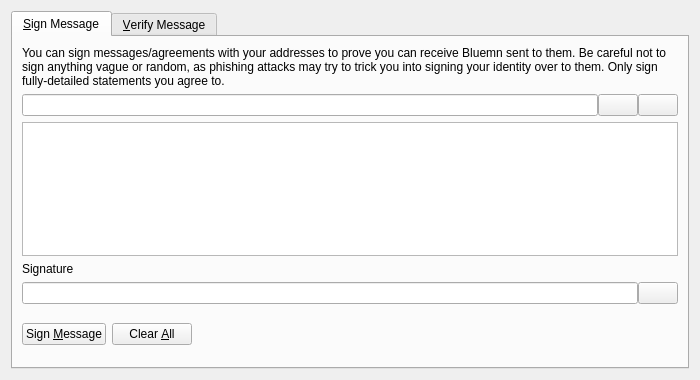
<?xml version="1.0" encoding="UTF-8"?>
<ui version="4.0">
 <class>SignVerifyMessageDialog</class>
 <widget class="QDialog" name="SignVerifyMessageDialog">
  <property name="geometry">
   <rect>
    <x>0</x>
    <y>0</y>
    <width>700</width>
    <height>380</height>
   </rect>
  </property>
  <property name="windowTitle">
   <string>Signatures - Sign / Verify a Message</string>
  </property>
  <property name="modal">
   <bool>true</bool>
  </property>
  <layout class="QVBoxLayout" name="verticalLayout">
   <item>
    <widget class="QTabWidget" name="tabWidget">
     <property name="currentIndex">
      <number>0</number>
     </property>
     <widget class="QWidget" name="tabSignMessage">
      <attribute name="title">
       <string>&amp;Sign Message</string>
      </attribute>
      <layout class="QVBoxLayout" name="verticalLayout_SM">
       <item>
        <widget class="QLabel" name="infoLabel_SM">
         <property name="text">
          <string>You can sign messages/agreements with your addresses to prove you can receive Bluemn sent to them. Be careful not to sign anything vague or random, as phishing attacks may try to trick you into signing your identity over to them. Only sign fully-detailed statements you agree to.</string>
         </property>
         <property name="textFormat">
          <enum>Qt::PlainText</enum>
         </property>
         <property name="wordWrap">
          <bool>true</bool>
         </property>
        </widget>
       </item>
       <item>
        <layout class="QHBoxLayout" name="horizontalLayout_1_SM">
         <property name="spacing">
          <number>0</number>
         </property>
         <item>
          <widget class="QValidatedLineEdit" name="addressIn_SM">
           <property name="toolTip">
            <string>The Bluemn address to sign the message with</string>
           </property>
          </widget>
         </item>
         <item>
          <widget class="QPushButton" name="addressBookButton_SM">
           <property name="toolTip">
            <string>Choose previously used address</string>
           </property>
           <property name="text">
            <string/>
           </property>
           <property name="shortcut">
            <string>Alt+A</string>
           </property>
           <property name="autoDefault">
            <bool>false</bool>
           </property>
          </widget>
         </item>
         <item>
          <widget class="QPushButton" name="pasteButton_SM">
           <property name="toolTip">
            <string>Paste address from clipboard</string>
           </property>
           <property name="text">
            <string/>
           </property>
           <property name="shortcut">
            <string>Alt+P</string>
           </property>
           <property name="autoDefault">
            <bool>false</bool>
           </property>
          </widget>
         </item>
        </layout>
       </item>
       <item>
        <widget class="QPlainTextEdit" name="messageIn_SM">
         <property name="toolTip">
          <string>Enter the message you want to sign here</string>
         </property>
        </widget>
       </item>
       <item>
        <widget class="QLabel" name="signatureLabel_SM">
         <property name="text">
          <string>Signature</string>
         </property>
         <property name="textFormat">
          <enum>Qt::PlainText</enum>
         </property>
        </widget>
       </item>
       <item>
        <layout class="QHBoxLayout" name="horizontalLayout_2_SM">
         <property name="spacing">
          <number>0</number>
         </property>
         <item>
          <widget class="QLineEdit" name="signatureOut_SM">
           <property name="font">
            <font>
             <italic>true</italic>
            </font>
           </property>
           <property name="readOnly">
            <bool>true</bool>
           </property>
          </widget>
         </item>
         <item>
          <widget class="QPushButton" name="copySignatureButton_SM">
           <property name="toolTip">
            <string>Copy the current signature to the system clipboard</string>
           </property>
           <property name="text">
            <string/>
           </property>
           <property name="autoDefault">
            <bool>false</bool>
           </property>
          </widget>
         </item>
        </layout>
       </item>
       <item>
        <layout class="QHBoxLayout" name="horizontalLayout_3_SM">
         <item>
          <widget class="QPushButton" name="signMessageButton_SM">
           <property name="toolTip">
            <string>Sign the message to prove you own this Bluemn address</string>
           </property>
           <property name="text">
            <string>Sign &amp;Message</string>
           </property>
           <property name="autoDefault">
            <bool>false</bool>
           </property>
          </widget>
         </item>
         <item>
          <widget class="QPushButton" name="clearButton_SM">
           <property name="toolTip">
            <string>Reset all sign message fields</string>
           </property>
           <property name="text">
            <string>Clear &amp;All</string>
           </property>
           <property name="autoDefault">
            <bool>false</bool>
           </property>
          </widget>
         </item>
         <item>
          <spacer name="horizontalSpacer_1_SM">
           <property name="orientation">
            <enum>Qt::Horizontal</enum>
           </property>
           <property name="sizeHint" stdset="0">
            <size>
             <width>40</width>
             <height>48</height>
            </size>
           </property>
          </spacer>
         </item>
         <item>
          <widget class="QLabel" name="statusLabel_SM">
           <property name="font">
            <font>
             <weight>75</weight>
             <bold>true</bold>
            </font>
           </property>
           <property name="text">
            <string/>
           </property>
           <property name="wordWrap">
            <bool>true</bool>
           </property>
          </widget>
         </item>
         <item>
          <spacer name="horizontalSpacer_2_SM">
           <property name="orientation">
            <enum>Qt::Horizontal</enum>
           </property>
           <property name="sizeHint" stdset="0">
            <size>
             <width>40</width>
             <height>48</height>
            </size>
           </property>
          </spacer>
         </item>
        </layout>
       </item>
      </layout>
     </widget>
     <widget class="QWidget" name="tabVerifyMessage">
      <attribute name="title">
       <string>&amp;Verify Message</string>
      </attribute>
      <layout class="QVBoxLayout" name="verticalLayout_VM">
       <item>
        <widget class="QLabel" name="infoLabel_VM">
         <property name="text">
          <string>Enter the receiver's address, message (ensure you copy line breaks, spaces, tabs, etc. exactly) and signature below to verify the message. Be careful not to read more into the signature than what is in the signed message itself, to avoid being tricked by a man-in-the-middle attack. Note that this only proves the signing party receives with the address, it cannot prove sendership of any transaction!</string>
         </property>
         <property name="textFormat">
          <enum>Qt::PlainText</enum>
         </property>
         <property name="alignment">
          <set>Qt::AlignLeading|Qt::AlignLeft|Qt::AlignTop</set>
         </property>
         <property name="wordWrap">
          <bool>true</bool>
         </property>
        </widget>
       </item>
       <item>
        <layout class="QHBoxLayout" name="horizontalLayout_1_VM">
         <property name="spacing">
          <number>0</number>
         </property>
         <item>
          <widget class="QValidatedLineEdit" name="addressIn_VM">
           <property name="toolTip">
            <string>The Bluemn address the message was signed with</string>
           </property>
          </widget>
         </item>
         <item>
          <widget class="QPushButton" name="addressBookButton_VM">
           <property name="toolTip">
            <string>Choose previously used address</string>
           </property>
           <property name="text">
            <string/>
           </property>
           <property name="shortcut">
            <string>Alt+A</string>
           </property>
           <property name="autoDefault">
            <bool>false</bool>
           </property>
          </widget>
         </item>
        </layout>
       </item>
       <item>
        <widget class="QPlainTextEdit" name="messageIn_VM"/>
       </item>
       <item>
        <widget class="QValidatedLineEdit" name="signatureIn_VM"/>
       </item>
       <item>
        <layout class="QHBoxLayout" name="horizontalLayout_2_VM">
         <item>
          <widget class="QPushButton" name="verifyMessageButton_VM">
           <property name="toolTip">
            <string>Verify the message to ensure it was signed with the specified Bluemn address</string>
           </property>
           <property name="text">
            <string>Verify &amp;Message</string>
           </property>
           <property name="autoDefault">
            <bool>false</bool>
           </property>
          </widget>
         </item>
         <item>
          <widget class="QPushButton" name="clearButton_VM">
           <property name="toolTip">
            <string>Reset all verify message fields</string>
           </property>
           <property name="text">
            <string>Clear &amp;All</string>
           </property>
           <property name="autoDefault">
            <bool>false</bool>
           </property>
          </widget>
         </item>
         <item>
          <spacer name="horizontalSpacer_1_VM">
           <property name="orientation">
            <enum>Qt::Horizontal</enum>
           </property>
           <property name="sizeHint" stdset="0">
            <size>
             <width>40</width>
             <height>48</height>
            </size>
           </property>
          </spacer>
         </item>
         <item>
          <widget class="QLabel" name="statusLabel_VM">
           <property name="font">
            <font>
             <weight>75</weight>
             <bold>true</bold>
            </font>
           </property>
           <property name="text">
            <string/>
           </property>
           <property name="wordWrap">
            <bool>true</bool>
           </property>
          </widget>
         </item>
         <item>
          <spacer name="horizontalSpacer_2_VM">
           <property name="orientation">
            <enum>Qt::Horizontal</enum>
           </property>
           <property name="sizeHint" stdset="0">
            <size>
             <width>40</width>
             <height>48</height>
            </size>
           </property>
          </spacer>
         </item>
        </layout>
       </item>
      </layout>
     </widget>
    </widget>
   </item>
  </layout>
 </widget>
 <customwidgets>
  <customwidget>
   <class>QValidatedLineEdit</class>
   <extends>QLineEdit</extends>
   <header>qvalidatedlineedit.h</header>
  </customwidget>
 </customwidgets>
 <resources>
  <include location="../bluemn.qrc"/>
 </resources>
 <connections/>
</ui>
